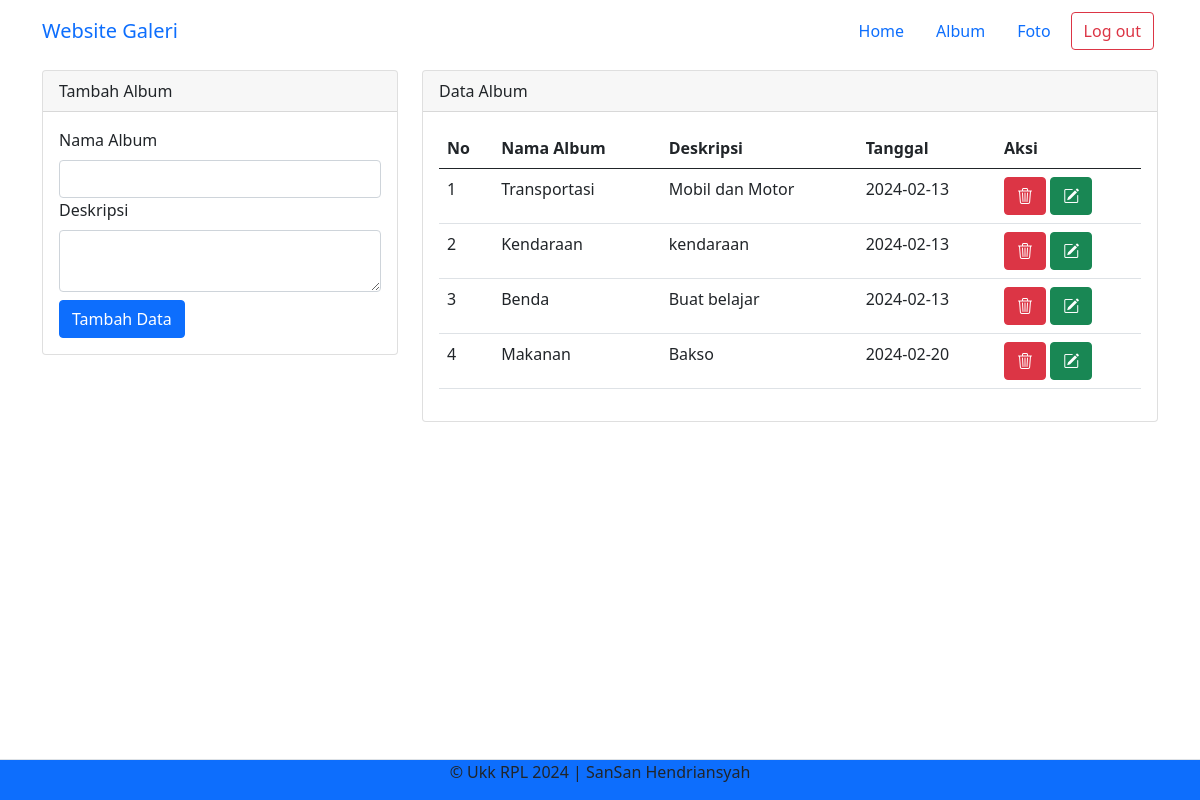
Page /Galerysansan/admin/album.php (signed in) on the committed database.
### tables this page shows
CREATE TABLE `album` (
  `albumid` int(11) NOT NULL,
  `namaalbum` varchar(255) NOT NULL,
  `deskripsi` text NOT NULL,
  `tanggaldibuat` date NOT NULL,
  `userid` int(11) NOT NULL
);

### Galerysansan/admin/album.php (the view, shortened to what this page needs)
<?php
include '../config/koneksi.php';
?>
<!DOCTYPE html>
<html>
<head>
  <link rel="stylesheet" type="text/css" href="../asset/css/bootstrap.min.css">
  <link rel="stylesheet" href="https://cdn.jsdelivr.net/npm/bootstrap-icons@1.11.3/font/bootstrap-icons.min.css">
  <link rel="stylesheet" href="https://cdn.jsdelivr.net/npm/bootstrap-icons@1.11.3/font/bootstrap-icons.min.css">
</head>
<body>
  <nav class="navbar navbar-expand-lg bg-body-tertiary">
    <div class="container">
      <a class="navbar-brand" href="index.php">Website Galeri </a>
      <a href="home.php" class="nav-link">Home</a>
      <a href="album.php" class="nav-link">Album</a>
      <a href="foto.php" class="nav-link">Foto</a>
      <a href="../config/aksi_logout.php" class="btn btn-outline-danger m-1">Log out</a>
    </div>
  </nav>
  <div class="container">
    <div class="row">
      <div class="col-md-4">
        <div class="card mt-2">
          <div class="card-header">Tambah Album</div>
          <div class="card-body">
            <form action="../config/Aksi_album.php" method="POST">
              <label class="form-label">Nama Album</label>
              <input type="text" name="namaalbum" class="form-control" required>
              <label class="form-label">Deskripsi</label>
              <textarea class="form-control" name="deskripsi" required></textarea>
              <button type="submit" class="btn btn-primary mt-2" name="tambah">Tambah Data</button>
            </form>
          </div>
        </div>
      </div>
      <div class="col-md-8">
        <div class="card mt-2">
          <div class="card-header">Data Album</div>
          <div class="card-body">
            <table class="table">
              <thead>
                <tr>
                  <th>No</th>
                  <th>Nama Album</th>
                  <th>Deskripsi</th>
                  <th>Tanggal</th>
                  <th>Aksi</th>
                </tr>
              </thead>
              <tbody>
                <?php
                $no = 1;
                $userid = $_SESSION['userid'];
                $sql = mysqli_query($koneksi, "SELECT * FROM album WHERE userid = '$userid'");
                while ($data = mysqli_fetch_array($sql)) {
                ?>
                  <tr>
                    <td><?php echo $no++ ?></td>
                    <td><?php echo $data['namaalbum'] ?></td>
                    <td><?php echo $data['deskripsi'] ?></td>
                    <td><?php echo $data['tanggaldibuat'] ?></td>
                    <td>
                      <button type="button" class="btn btn-danger bi bi-trash3" data-bs-toggle="modal" data-bs-target="#hapus<?php echo $data['albumid'] ?>">
                      </button>
                      <button type="button" class="btn btn-success bi bi-pencil-square " data-bs-toggle="modal" data-bs-target="#edit<?php echo $data['albumid'] ?>">
                      </button>
                    </td>
                  </tr>
                <?php } ?>
              </tbody>
            </table>
          </div>
        </div>
      </div>
    </div>
  </div>
  <footer class="d-flex justify-content-center border-top mt-3
    bg-primary fixed-bottom">
    <p>&copy; Ukk RPL 2024 | SanSan Hendriansyah</p>
  </footer>
</body>
</html>

### rows in the picture
album: namaalbum "Transportasi", deskripsi "Mobil dan Motor", tanggaldibuat "2024-02-13"
album: namaalbum "Kendaraan", deskripsi "kendaraan", tanggaldibuat "2024-02-13"
album: namaalbum "Benda", deskripsi "Buat belajar", tanggaldibuat "2024-02-13"
album: namaalbum "Makanan", deskripsi "Bakso", tanggaldibuat "2024-02-20"
